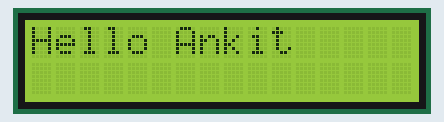
The sketch below on a simulated Arduino Uno, built with avr-gcc and run on an emulated ATmega328P. Parts: 16×2 character LCD.

Above: at 0.1 s.
At 1.1 s:
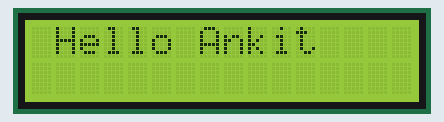
At 1.6 s:
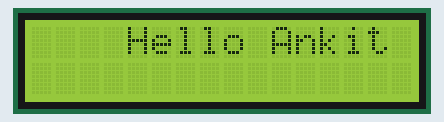
At 2.3 s:
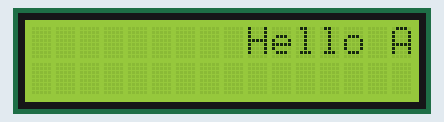
At 2.8 s:
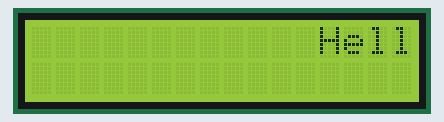
At 3.2 s:
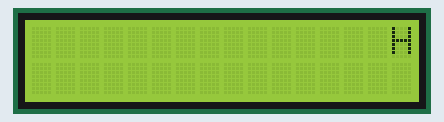

The sketch:

LCD.ino
```cpp
#include <LiquidCrystal.h>

const int rs = 12, e = 11, d4 = 5, d5 = 4, d6 = 3, d7 = 2;
LiquidCrystal lcd(rs, e, d4, d5, d6, d7);


void setup() {
  lcd.begin(16, 2);
  lcd.print("Hello Ankit");
  delay(1000);
  for (int positionCounter = 0; positionCounter <=16; positionCounter++){
    lcd.scrollDisplayRight();
    delay(150);
  }

}

void loop() {

}
```
